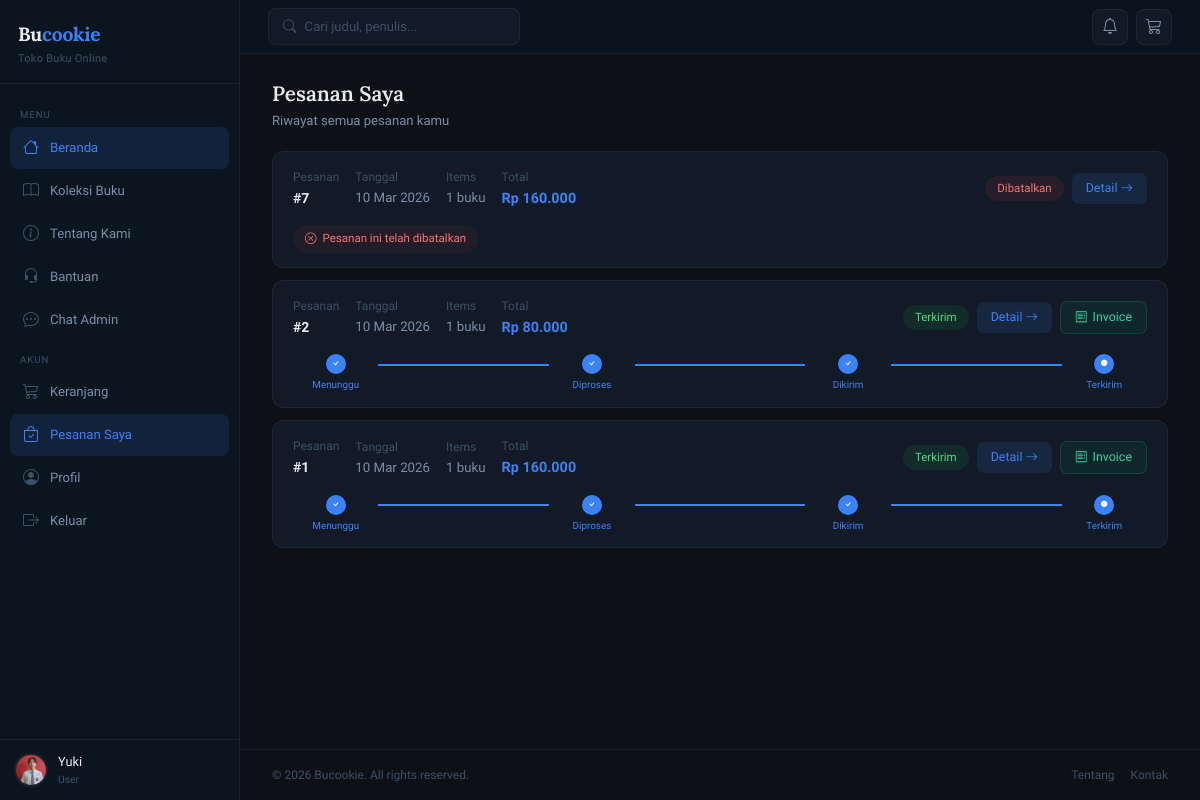
Before: /user/orders/index.php (signed in) with the older database file.
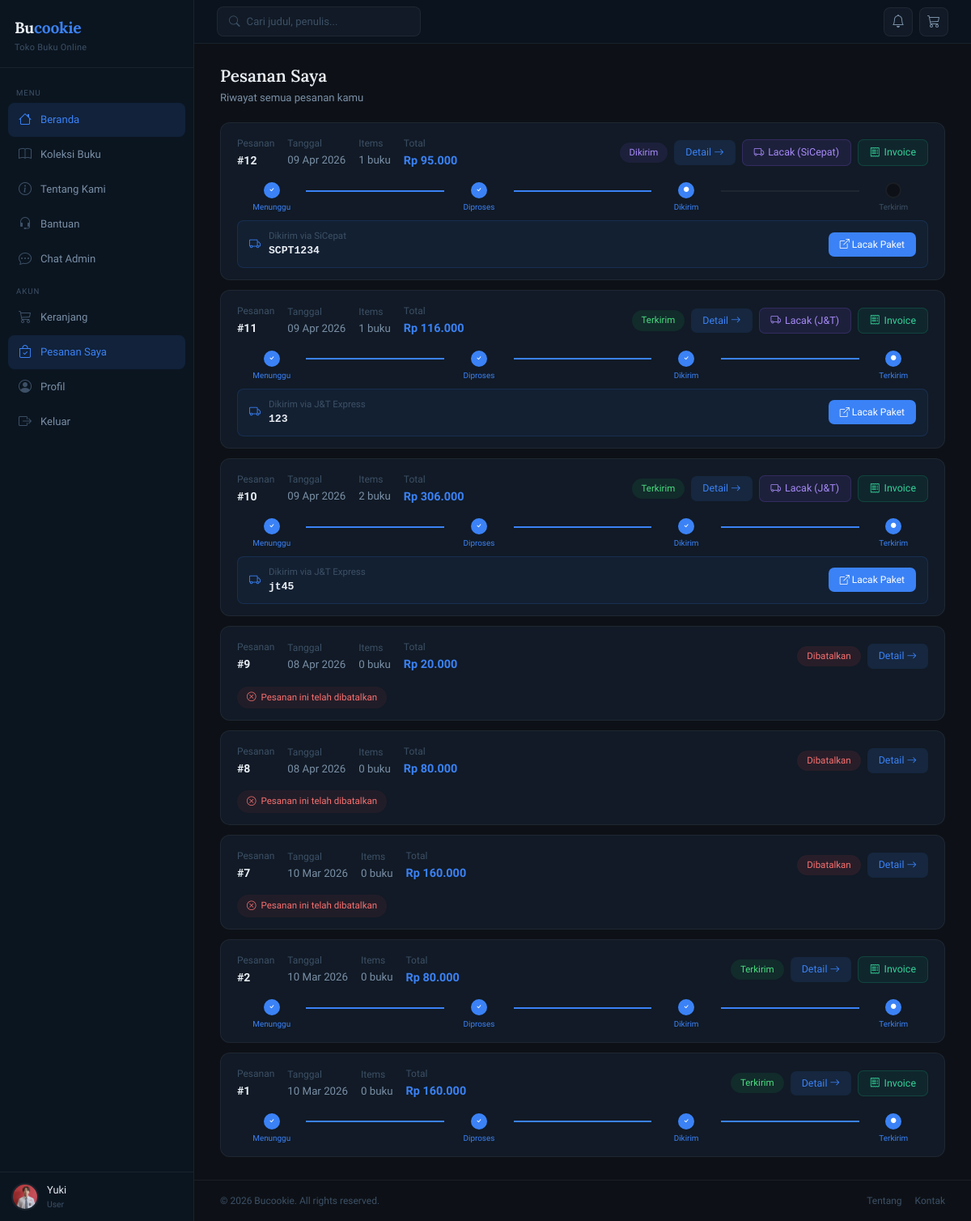
After: the same page with the newer database file.
### tables this page shows
CREATE TABLE `orders` (
  `id` int(11) NOT NULL,
  `user_id` int(11) NOT NULL,
  `total_price` decimal(10,2) NOT NULL,
  `shipping_address` text NOT NULL,
  `status` enum('pending','processing','shipped','delivered','cancelled') NOT NULL DEFAULT 'pending',
  `expedition` varchar(50) DEFAULT NULL,
  `tracking_number` varchar(100) DEFAULT NULL,
  `payment_method` enum('payment_at_delivery') DEFAULT 'payment_at_delivery',
  `created_at` timestamp NOT NULL DEFAULT current_timestamp(),
  `updated_at` timestamp NOT NULL DEFAULT current_timestamp() ON UPDATE current_timestamp()
);

### user/orders/index.php (the view, shortened to what the changed rows need)
<?php
require_once __DIR__ . '/../../config/db.php';
$orders = $conn->query("
    SELECT o.*, COUNT(oi.id) AS total_items
    FROM orders o
    LEFT JOIN order_items oi ON oi.order_id = o.id
    WHERE o.user_id = {$_SESSION['user_id']}
    GROUP BY o.id
    ORDER BY o.created_at DESC
");
require_once __DIR__ . '/../../includes/header.php';
?>
<div style="margin-bottom:20px">
    <h2 style="font-family:'Lora',serif;font-size:1.3rem;font-weight:600;margin-bottom:4px">Pesanan Saya</h2>
</div>
<?php if ($orders->num_rows === 0): ?>
<div style="text-align:center;padding:60px 20px;color:var(--text-muted)">
    <i class="bi bi-bag-x" style="font-size:2.5rem;margin-bottom:12px;display:block"></i>
    <p style="font-size:.85rem">Belum ada pesanan.<br>
       <a href="<?= BASE_URL ?>pages/books.php" style="color:var(--accent)">Mulai belanja →</a>
    </p>
</div>
<?php else: ?>
<div style="display:flex;flex-direction:column;gap:12px">
    <?php while ($order = $orders->fetch_assoc()): ?>
    <div style="background:var(--bg-card);border:1px solid var(--border);border-radius:12px;overflow:hidden">
        <div style="padding:16px 20px;display:flex;align-items:center;justify-content:space-between;flex-wrap:wrap;gap:10px">
            <div style="display:flex;align-items:center;gap:16px">
                <div>
                    <div style="font-size:.75rem;color:var(--text-muted);margin-bottom:2px">Pesanan</div>
                    <div style="font-weight:600;color:var(--text-primary)">#<?= $order['id'] ?></div>
                </div>
                <div>
                    <div style="font-size:.75rem;color:var(--text-muted);margin-bottom:2px">Tanggal</div>
                    <div style="font-size:.83rem;color:var(--text-secondary)"><?= date('d M Y', strtotime($order['created_at'])) ?></div>
                </div>
                <div>
                    <div style="font-size:.75rem;color:var(--text-muted);margin-bottom:2px">Items</div>
                    <div style="font-size:.83rem;color:var(--text-secondary)"><?= $order['total_items'] ?> buku</div>
                </div>
                <div>
                    <div style="font-size:.75rem;color:var(--text-muted);margin-bottom:2px">Total</div>
                    <div style="font-size:.9rem;font-weight:600;color:var(--accent)">Rp <?= number_format($order['total_price'], 0, ',', '.') ?></div>
                </div>
            </div>
            <div style="display:flex;align-items:center;gap:8px;flex-wrap:wrap">
                <?php
                $badge_map = [
                    'pending'    => ['bg'=>'rgba(245,158,11,.1)','color'=>'#fbbf24','label'=>'Menunggu'],
                    'processing' => ['bg'=>'rgba(59,130,246,.1)','color'=>'#60a5fa','label'=>'Diproses'],
                    'shipped'    => ['bg'=>'rgba(139,92,246,.1)', 'color'=>'#a78bfa','label'=>'Dikirim'],
                    'delivered'  => ['bg'=>'rgba(34,197,94,.1)',  'color'=>'#4ade80','label'=>'Terkirim'],
                    'cancelled'  => ['bg'=>'rgba(239,68,68,.1)',  'color'=>'#f87171','label'=>'Dibatalkan'],
                ];
                $b = $badge_map[$order['status']] ?? $badge_map['pending'];
                ?>
                <span style="background:<?= $b['bg'] ?>;color:<?= $b['color'] ?>;padding:4px 12px;border-radius:999px;font-size:.72rem;font-weight:500">
                    <?= $b['label'] ?>
                </span>
                <a href="<?= BASE_URL ?>user/orders/detail.php?id=<?= $order['id'] ?>"
                   style="padding:6px 14px;background:var(--accent-soft);color:var(--accent);border-radius:7px;text-decoration:none;font-size:.78rem;font-weight:500">
                    Detail <i class="bi bi-arrow-right"></i>
                </a>
                <?php if (in_array($order['status'], ['shipped','delivered']) && !empty($order['tracking_number'])): ?>
                <?php
                    $exp_urls = [
                        'jne'      => 'https://www.jne.co.id/id/tracking/trace/',
                        'jnt'      => 'https://www.jet.co.id/track/',
                        'sicepat'  => 'https://www.sicepat.com/checkAwb/',
                        'pos'      => 'https://www.posindonesia.co.id/id/tracking/',
                        'tiki'     => 'https://tiki.id/id/tracking?awb=',
                        'anteraja' => 'https://anteraja.id/tracking/',
                        'ninja'    => 'https://www.ninjaxpress.co/id-id/tracking?id=',
                    ];
                    $exp_names = [
                        'jne'=>'JNE','jnt'=>'J&T','sicepat'=>'SiCepat',
                        'pos'=>'Pos','tiki'=>'TIKI','anteraja'=>'AnterAja','ninja'=>'Ninja'
                    ];
                    $track_url  = ($exp_urls[$order['expedition']] ?? '#') . $order['tracking_number'];
                    $track_name = $exp_names[$order['expedition']] ?? strtoupper($order['expedition'] ?? '');
                ?>
                <a href="<?= $track_url ?>" target="_blank"
                   style="padding:6px 14px;background:rgba(139,92,246,.1);color:#a78bfa;border:1px solid rgba(139,92,246,.2);border-radius:7px;text-decoration:none;font-size:.78rem;font-weight:500;display:inline-flex;align-items:center;gap:5px">
                    <i class="bi bi-truck"></i> Lacak (<?= $track_name ?>)
                </a>
                <?php endif; ?>
                <?php if (in_array($order['status'], ['processing','shipped','delivered'])): ?>
                <a href="<?= BASE_URL ?>user/invoice/index.php?order_id=<?= $order['id'] ?>"
                   style="padding:6px 14px;background:rgba(16,185,129,.08);color:#34d399;border:1px solid rgba(16,185,129,.2);border-radius:7px;text-decoration:none;font-size:.78rem;font-weight:500;display:inline-flex;align-items:center;gap:5px">
                    <i class="bi bi-receipt"></i> Invoice
                </a>
                <?php endif; ?>
            </div>
        </div>
        <?php if ($order['status'] !== 'cancelled'): ?>
        <?php
            $steps = ['pending','processing','shipped','delivered'];
            $cur   = array_search($order['status'], $steps);
        ?>
        <div style="padding:0 20px <?= in_array($order['status'], ['shipped','delivered']) && !empty($order['tracking_number']) ? '8px' : '14px' ?>">
            <div style="display:flex;align-items:center;gap:0">
                <?php foreach ($steps as $i => $step): ?>
                <div style="flex:1;display:flex;flex-direction:column;align-items:center">
                    <div style="width:20px;height:20px;border-radius:50%;background:<?= $i <= $cur ? 'var(--accent)' : 'var(--bg-base)' ?>;border:2px solid <?= $i <= $cur ? 'var(--accent)' : 'var(--border)' ?>;display:flex;align-items:center;justify-content:center;font-size:.6rem;color:#fff;z-index:1">
                        <?php if ($i < $cur): ?>
                        <i class="bi bi-check"></i>
                        <?php elseif ($i === $cur): ?>
                        <i class="bi bi-circle-fill" style="font-size:.4rem"></i>
                        <?php endif; ?>
                    </div>
                    <div style="font-size:.62rem;color:<?= $i <= $cur ? 'var(--accent)' : 'var(--text-muted)' ?>;margin-top:4px;text-align:center">
                        <?= ['Menunggu','Diproses','Dikirim','Terkirim'][$i] ?>
                    </div>
                </div>
                <?php if ($i < count($steps) - 1): ?>
                <div style="flex:2;height:2px;background:<?= $i < $cur ? 'var(--accent)' : 'var(--border)' ?>;margin-bottom:18px"></div>
                <?php endif; ?>
                <?php endforeach; ?>
            </div>
        </div>
        <?php if (in_array($order['status'], ['shipped','delivered']) && !empty($order['tracking_number'])): ?>
        <?php
            $exp_urls2  = ['jne'=>'https://www.jne.co.id/id/tracking/trace/','jnt'=>'https://www.jet.co.id/track/','sicepat'=>'https://www.sicepat.com/checkAwb/','pos'=>'https://www.posindonesia.co.id/id/tracking/','tiki'=>'https://tiki.id/id/tracking?awb=','anteraja'=>'https://anteraja.id/tracking/','ninja'=>'https://www.ninjaxpress.co/id-id/tracking?id='];
            $exp_names2 = ['jne'=>'JNE','jnt'=>'J&T Express','sicepat'=>'SiCepat','pos'=>'Pos Indonesia','tiki'=>'TIKI','anteraja'=>'AnterAja','ninja'=>'Ninja Express'];
            $t_url  = ($exp_urls2[$order['expedition']] ?? '#') . $order['tracking_number'];
            $t_name = $exp_names2[$order['expedition']] ?? strtoupper($order['expedition'] ?? '');
        ?>
        <div style="margin:0 20px 14px;background:rgba(59,130,246,.06);border:1px solid rgba(59,130,246,.15);border-radius:8px;padding:10px 14px;display:flex;align-items:center;justify-content:space-between;gap:10px;flex-wrap:wrap">
            <div style="display:flex;align-items:center;gap:10px">
                <i class="bi bi-truck" style="color:var(--accent)"></i>
                <div>
                    <div style="font-size:.72rem;color:var(--text-muted)">Dikirim via <?= $t_name ?></div>
                    <div style="font-size:.82rem;font-weight:600;color:var(--text-primary);font-family:monospace"><?= htmlspecialchars($order['tracking_number']) ?></div>
                </div>
            </div>
            <a href="<?= $t_url ?>" target="_blank"
               style="padding:6px 14px;background:var(--accent);color:#fff;border-radius:7px;text-decoration:none;font-size:.75rem;font-weight:500;white-space:nowrap">
                <i class="bi bi-box-arrow-up-right"></i> Lacak Paket
            </a>
        </div>
        <?php endif; ?>
        <?php else: ?>
        <div style="padding:0 20px 14px">
            <div style="display:inline-flex;align-items:center;gap:6px;font-size:.72rem;color:#f87171;background:rgba(239,68,68,.07);padding:5px 12px;border-radius:999px">
                <i class="bi bi-x-circle"></i> Pesanan ini telah dibatalkan
            </div>
        </div>
        <?php endif; ?>
    </div>
    <?php endwhile; ?>
</div>
<?php endif; ?>
<?php require_once __DIR__ . '/../../includes/footer.php'; ?>

Changed rows visible on the page:
added orders: id "12", created_at "09 Apr 2026", total_items "1", total_price "95.000", status "Dikirim", expedition "SiCepat", Menunggu "Menunggu", Menunggu "Diproses", Menunggu "Dikirim", Menunggu "Terkirim", tracking_number "SCPT1234"
added orders: id "11", created_at "09 Apr 2026", total_items "1", total_price "116.000", status "Terkirim", expedition "J&T", Menunggu "Menunggu", Menunggu "Diproses", Menunggu "Dikirim", Menunggu "Terkirim", expedition "J&T Express", tracking_number "123"
added orders: id "10", created_at "09 Apr 2026", total_items "2", total_price "306.000", status "Terkirim", expedition "J&T", Menunggu "Menunggu", Menunggu "Diproses", Menunggu "Dikirim", Menunggu "Terkirim", expedition "J&T Express", tracking_number "jt45"
added orders: id "9", created_at "08 Apr 2026", total_items "0", total_price "20.000", status "Dibatalkan", shows "Pesanan ini telah dibatalkan"
added orders: id "8", created_at "08 Apr 2026", total_items "0", total_price "80.000", status "Dibatalkan", shows "Pesanan ini telah dibatalkan"
computed for orders id 7: total_items "1" → "0"
computed for orders id 2: total_items "1" → "0"
computed for orders id 1: total_items "1" → "0"
